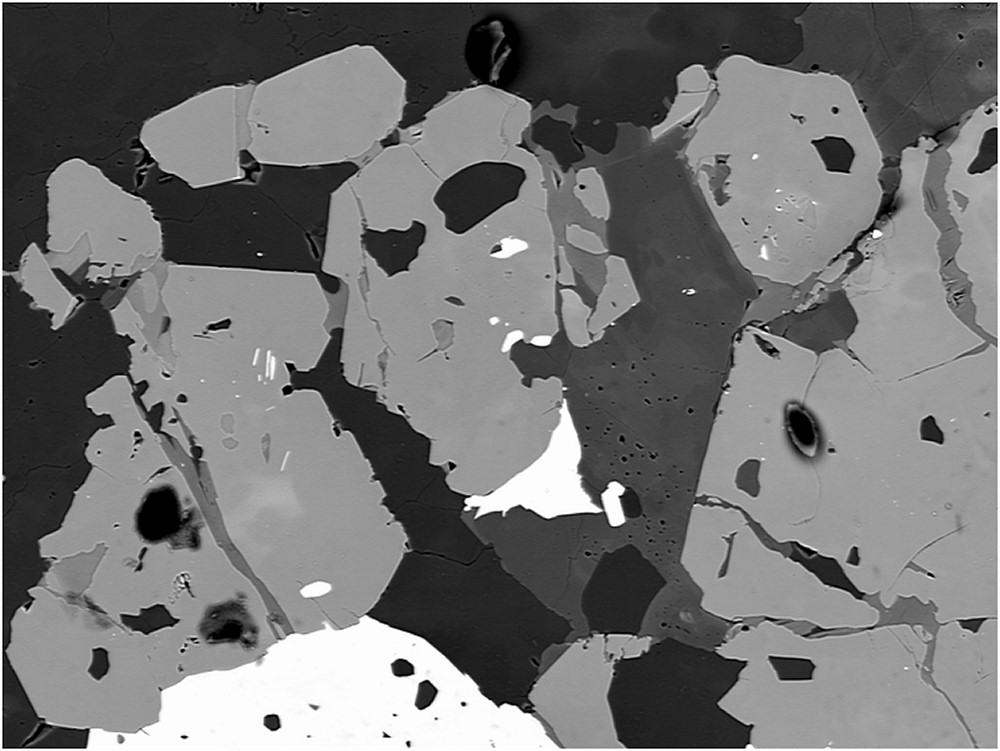
#> input picture images/BSE_Image.jpg, 1000 x 751 px
$ python 43_Do_not_waste_time_with_Deep_Learning.py
#> lines starting #> are read from the running program, lines starting #| are printed output that depends on the picture
# there are many scenarios like denoising where traditional ML gives good results
# than deep learning

from PIL import Image,ImageOps

img = Image.open(r"images/BSE_Image.jpg").convert("L")
#img1= ImageOps.colorize(img,black='blue',white='red')
#img1.show()

# using opencv
import cv2
gray_img = cv2.imread("images/BSE_Image.jpg",0)
color_img= cv2.applyColorMap(gray_img,cv2.COLORMAP_JET)
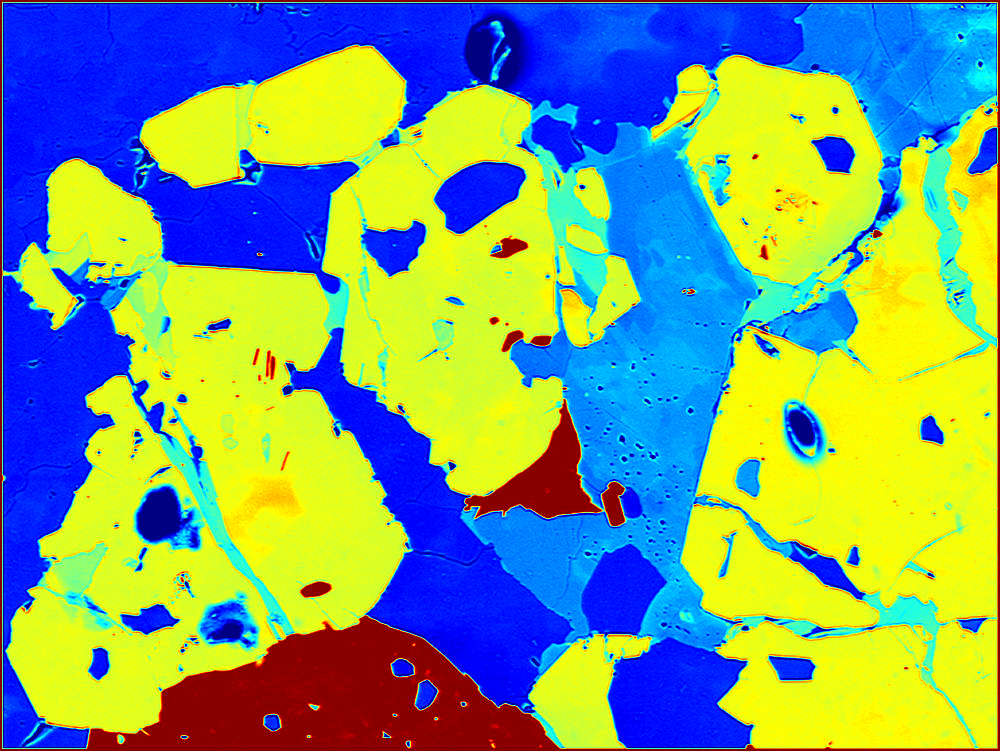
#> color_img: shape (751, 1000, 3); mean B, G, R 122.3, 159.4, 123.4
#cv2.imshow("Color Image",color_img)
#cv2.waitKey(0)

# Denoising

# Anisotropic Diffusion

import matplotlib.pyplot as  plt
import cv2
from skimage import io
from medpy.filter.smoothing import anisotropic_diffusion

img = io.imread("images/BSE_noisy.jpg",as_gray=True)
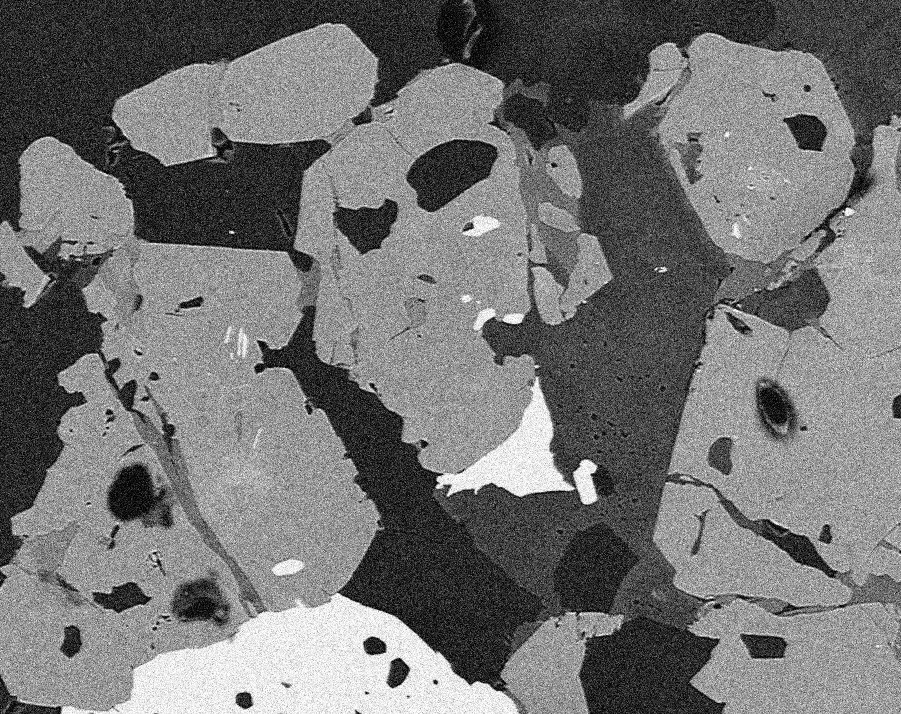
#> input picture images/BSE_noisy.jpg, 901 x 714 px
#> img is the input picture: shape (714, 901); min 0, max 255, mean 114.9
#> (the run stopped early here; a loop or call above may not have finished)
